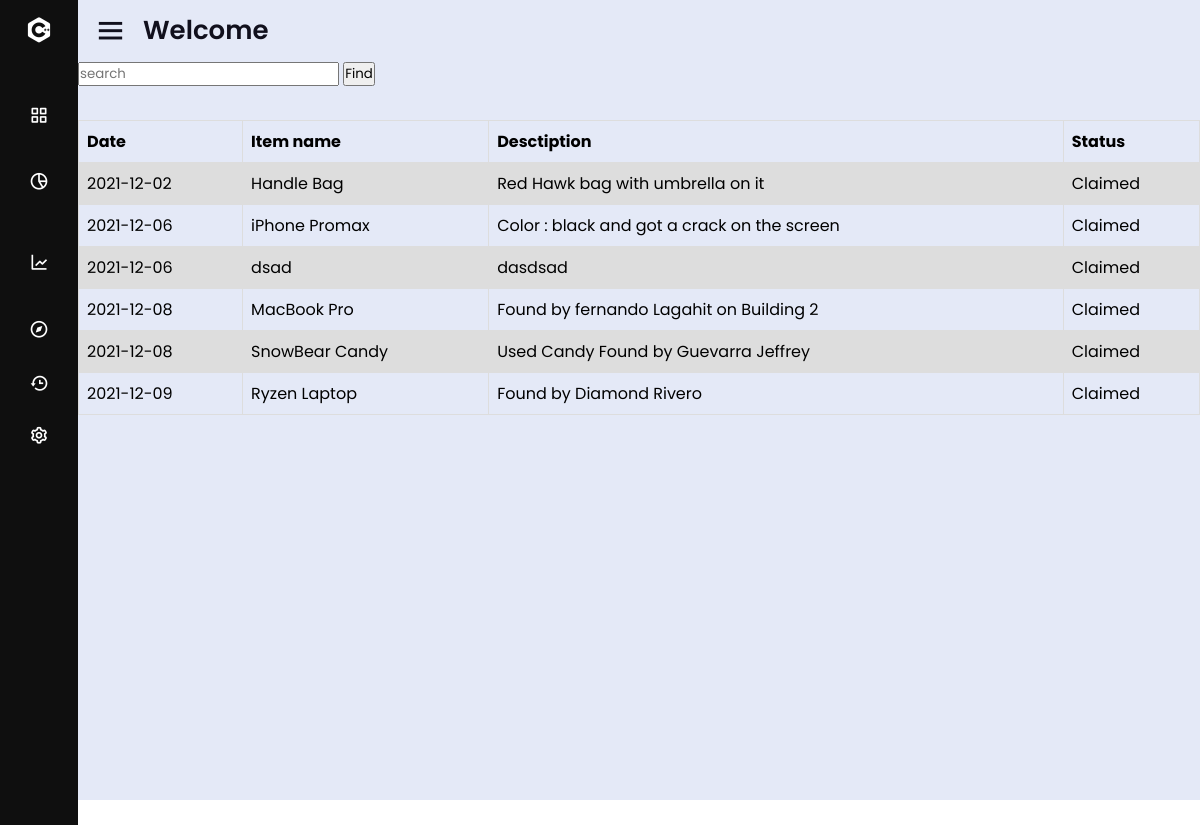
Screenshot of /LostAndFound/viewlostitem.php with the database file from the repository.
### tables this page shows
CREATE TABLE `items_table` (
  `id` int(30) NOT NULL,
  `item_name` varchar(100) NOT NULL,
  `description` varchar(1000) NOT NULL,
  `date` date NOT NULL,
  `img_dir` varchar(200) NOT NULL,
  `found` tinyint(1) NOT NULL
);

### LostAndFound/viewlostitem.php (the view, shortened to what this page needs)
<?php session_start();
include 'view/navbar.php';
include 'inc/db.inc.php';
                if(isset($_POST['search'])){
                    $searchKey = $_POST['search'];
                    $query = "SELECT * FROM items_table where item_name like '%$searchKey%' or description like '%$searchKey%' ";
                }
                else {
                    $query = "SELECT * FROM items_table where found = false order by date";
                    $searchKey = "";
                }
                $result = mysqli_query($conn, $query);
?>
    <div>
      <form action="viewlostitem.php" method="post">
        <input type="text" name="search" placeholder="search" value="<?php echo $searchKey?>">
        <input type="submit" name="search-submit" value="Find" >
      </form>
      <table>
         <tr>
              <th>Date</th>
              <th>Item name</th>
              <th>Desctiption</th>
              <th>Status</th>
          </tr>
              <?php
                while($row = mysqli_fetch_array($result))
              {
              ?>
          <tr>
              <td><?php echo $row["date"]; ?></td>
              <td><?php echo $row["item_name"]; ?></td>
              <td><?php echo $row["description"]; ?></td>
              <td><?php echo $row["found"] = true ? "Claimed" :  "Found" ; ?></td>
              </tr>
                <?php
                }
                ?>
      </table>
    </div>
<?php include 'view/navbarClosing.php' ; ?>

### LostAndFound/view/navbar.php (shortened to what this page needs)
<!DOCTYPE html>
<html lang="en" dir="ltr">
  <head>
    <link rel="stylesheet" href="design/dashboard.css">
    <link href='https://unpkg.com/boxicons@2.0.7/css/boxicons.min.css' rel='stylesheet'>
   </head>
<body>
  <div class="sidebar close">
    <div class="logo-details">
      <i class='bx bxl-c-plus-plus'></i>
    </div>
    <ul class="nav-links">
      <li>
        <a href="dashboard.php">
          <i class='bx bx-grid-alt' ></i>
        </a>
      </li>
      <li>
        <a href="viewfounditem.php">
          <i class='bx bx-pie-chart-alt-2' ></i>
        </a>
      </li>
      <li>
        <a href="viewlostitem.php">
          <i class='bx bx-line-chart' ></i>
        </a>
      </li>
      <li>
        <a href="inquiryreport.php">
          <i class='bx bx-compass' ></i>
        </a>
      </li>
      <li>
        <a href="manageaccount.php">
          <i class='bx bx-history'></i>
        </a>
      </li>
      <li>
        <a href="report.php">
          <i class='bx bx-cog' ></i>
        </a>
      </li>
      <li>
    <div class="profile-details">
    </div>
  </li>
</ul>
  </div>
  <section class="home-section">
    <div class="home-content">
      <i class='bx bx-menu' ></i>
      <span class="text"><?php echo "Welcome " .$_SESSION['fname'];?></span>
    </div>

### LostAndFound/view/navbarClosing.php (shortened to what this page needs)
  </section>
</body>
</html>

### LostAndFound/design/dashboard.css (style rules this page uses)
* { margin: 0; padding: 0; box-sizing: border-box; font-family: 'Poppins', sans-serif; }
form input { margin-bottom: 3%; }
table { font-family: arial, sans-serif; border-collapse: collapse; width: 100%; }
td, th { border: 1px solid #dddddd; text-align: left; padding: 8px; }
tr:nth-child(even) { background-color: #dddddd; }
.sidebar { position: fixed; top: 0; left: 0; height: 100%; width: 260px; background: #0f0f0f; z-index: 100; transition: all 0.5s ease; }
.sidebar.close { width: 78px; }
.sidebar .logo-details { height: 60px; width: 100%; display: flex; align-items: center; }
.sidebar .logo-details i { font-size: 30px; color: #fff; height: 50px; min-width: 78px; text-align: center; line-height: 50px; }
.sidebar .nav-links { height: 100%; padding: 30px 0 150px 0; overflow: auto; }
.sidebar.close .nav-links { overflow: visible; }
.sidebar .nav-links li { position: relative; list-style: none; transition: all 0.4s ease; }
.sidebar .nav-links li i { height: 50px; min-width: 78px; text-align: center; line-height: 50px; color: #fff; font-size: 20px; cursor: pointer; transition: all 0.3s ease; }
.sidebar .nav-links li a { display: flex; align-items: center; text-decoration: none; }
.sidebar .profile-details { position: fixed; bottom: 0; width: 260px; display: flex; align-items: center; justify-content: space-between; background: #0f0f0f; padding: 12px 0; transition: all 0.5s ease; }
.sidebar.close .profile-details { background: none; }
.sidebar.close .profile-details { width: 78px; }
.home-section { position: relative; background: #E4E9F7; height: 100vh; left: 260px; width: calc(100% - 260px); transition: all 0.5s ease; }
.sidebar.close ~ .home-section { left: 78px; width: calc(100% - 78px); }
.home-section .home-content { height: 60px; display: flex; align-items: center; }
.home-section .home-content .bx-menu, .home-section .home-content .text { color: #11101d; font-size: 35px; }
.home-section .home-content .bx-menu { margin: 0 15px; cursor: pointer; }
.home-section .home-content .text { font-size: 26px; font-weight: 600; }

### rows the page displays
items_table: date "2021-12-02", item_name "Handle Bag", description "Red Hawk bag with umbrella on it", found "Claimed"
items_table: date "2021-12-06", item_name "iPhone Promax", description "Color : black and got a crack on the screen", found "Claimed"
items_table: date "2021-12-06", item_name "dsad", description "dasdsad", found "Claimed"
items_table: date "2021-12-08", item_name "MacBook Pro", description "Found by fernando Lagahit on Building 2", found "Claimed"
items_table: date "2021-12-08", item_name "SnowBear Candy", description "Used Candy Found by Guevarra Jeffrey", found "Claimed"
items_table: date "2021-12-09", item_name "Ryzen Laptop", description "Found by Diamond Rivero", found "Claimed"
